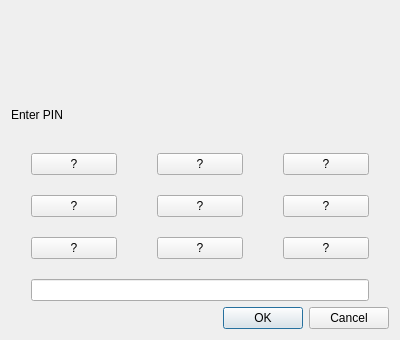
<?xml version="1.0" encoding="UTF-8"?>
<ui version="4.0">
 <class>TrezorPinDialog</class>
 <widget class="QDialog" name="TrezorPinDialog">
  <property name="geometry">
   <rect>
    <x>0</x>
    <y>0</y>
    <width>400</width>
    <height>340</height>
   </rect>
  </property>
  <property name="minimumSize">
   <size>
    <width>180</width>
    <height>300</height>
   </size>
  </property>
  <property name="maximumSize">
   <size>
    <width>400</width>
    <height>360</height>
   </size>
  </property>
  <property name="windowTitle">
   <string>Enter PIN</string>
  </property>
  <property name="windowIcon">
   <iconset>
    <normaloff>icons/trezor.bg.svg</normaloff>icons/trezor.bg.svg</iconset>
  </property>
  <layout class="QVBoxLayout" name="verticalLayout">
   <item>
    <widget class="QLabel" name="logo">
     <property name="text">
      <string/>
     </property>
     <property name="pixmap">
      <pixmap>icons/trezor.38x55.svg</pixmap>
     </property>
     <property name="scaledContents">
      <bool>false</bool>
     </property>
     <property name="alignment">
      <set>Qt::AlignCenter</set>
     </property>
    </widget>
   </item>
   <item>
    <widget class="QLabel" name="label">
     <property name="text">
      <string>Enter PIN</string>
     </property>
    </widget>
   </item>
   <item>
    <layout class="QGridLayout" name="gridLayout">
     <property name="leftMargin">
      <number>20</number>
     </property>
     <property name="rightMargin">
      <number>20</number>
     </property>
     <property name="horizontalSpacing">
      <number>40</number>
     </property>
     <property name="verticalSpacing">
      <number>20</number>
     </property>
     <item row="1" column="0">
      <widget class="QPushButton" name="pb7">
       <property name="text">
        <string>?</string>
       </property>
      </widget>
     </item>
     <item row="1" column="1">
      <widget class="QPushButton" name="pb8">
       <property name="text">
        <string>?</string>
       </property>
      </widget>
     </item>
     <item row="1" column="2">
      <widget class="QPushButton" name="pb9">
       <property name="text">
        <string>?</string>
       </property>
      </widget>
     </item>
     <item row="4" column="0" colspan="3">
      <widget class="QLineEdit" name="pinEdit">
       <property name="inputMethodHints">
        <set>Qt::ImhDigitsOnly|Qt::ImhHiddenText|Qt::ImhNoAutoUppercase|Qt::ImhNoPredictiveText|Qt::ImhSensitiveData</set>
       </property>
       <property name="maxLength">
        <number>9</number>
       </property>
       <property name="echoMode">
        <enum>QLineEdit::Password</enum>
       </property>
      </widget>
     </item>
     <item row="2" column="0">
      <widget class="QPushButton" name="pb4">
       <property name="text">
        <string>?</string>
       </property>
      </widget>
     </item>
     <item row="2" column="1">
      <widget class="QPushButton" name="pb5">
       <property name="text">
        <string>?</string>
       </property>
      </widget>
     </item>
     <item row="2" column="2">
      <widget class="QPushButton" name="pb6">
       <property name="text">
        <string>?</string>
       </property>
      </widget>
     </item>
     <item row="3" column="0">
      <widget class="QPushButton" name="pb1">
       <property name="text">
        <string>?</string>
       </property>
      </widget>
     </item>
     <item row="3" column="1">
      <widget class="QPushButton" name="pb2">
       <property name="text">
        <string>?</string>
       </property>
      </widget>
     </item>
     <item row="3" column="2">
      <widget class="QPushButton" name="pb3">
       <property name="text">
        <string>?</string>
       </property>
      </widget>
     </item>
    </layout>
   </item>
   <item>
    <widget class="QDialogButtonBox" name="buttonBox">
     <property name="orientation">
      <enum>Qt::Horizontal</enum>
     </property>
     <property name="standardButtons">
      <set>QDialogButtonBox::Cancel|QDialogButtonBox::Ok</set>
     </property>
    </widget>
   </item>
  </layout>
 </widget>
 <tabstops>
  <tabstop>pinEdit</tabstop>
  <tabstop>pb8</tabstop>
  <tabstop>pb9</tabstop>
  <tabstop>buttonBox</tabstop>
  <tabstop>pb7</tabstop>
  <tabstop>pb4</tabstop>
  <tabstop>pb5</tabstop>
  <tabstop>pb6</tabstop>
  <tabstop>pb1</tabstop>
  <tabstop>pb2</tabstop>
  <tabstop>pb3</tabstop>
 </tabstops>
 <resources/>
 <connections>
  <connection>
   <sender>buttonBox</sender>
   <signal>accepted()</signal>
   <receiver>TrezorPinDialog</receiver>
   <slot>accept()</slot>
   <hints>
    <hint type="sourcelabel">
     <x>248</x>
     <y>254</y>
    </hint>
    <hint type="destinationlabel">
     <x>157</x>
     <y>274</y>
    </hint>
   </hints>
  </connection>
  <connection>
   <sender>buttonBox</sender>
   <signal>rejected()</signal>
   <receiver>TrezorPinDialog</receiver>
   <slot>reject()</slot>
   <hints>
    <hint type="sourcelabel">
     <x>316</x>
     <y>260</y>
    </hint>
    <hint type="destinationlabel">
     <x>286</x>
     <y>274</y>
    </hint>
   </hints>
  </connection>
 </connections>
</ui>
